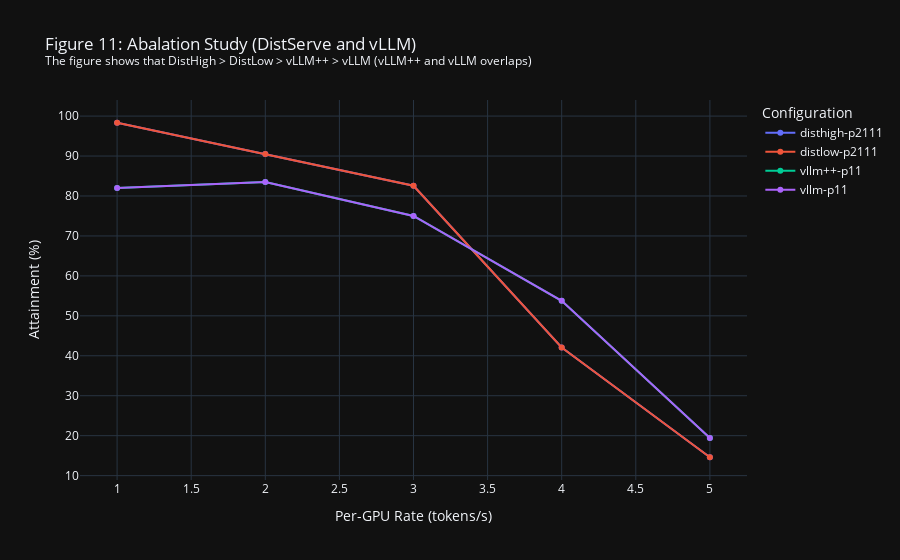

The notebook cell saved with this chart:
### Code cell
import plotly.graph_objects as go

fig = go.Figure()
add_plotly_trace(fig, figure_11_distserve_high, "disthigh")
add_plotly_trace(fig, figure_11_distserve_low, "distlow")
add_plotly_trace(fig, figure_11_vllm_high, "vllm++")
add_plotly_trace(fig, figure_11_vllm_low, "vllm")
fig.update_layout(
    title="Figure 11: Abalation Study (DistServe and vLLM)<br>"
          "<sup>The figure shows that DistHigh > DistLow > vLLM++ > vLLM (vLLM++ and vLLM overlaps) </sup>",
    xaxis_title="Per-GPU Rate (tokens/s)",
    yaxis_title="Attainment (%)",
    legend_title="Configuration"
)
fig.write_html("visual/figure_11.html")
if is_notebook_mode:
    fig.show()

### Figure 1 — Plotly figure (JSON) as saved in the notebook; plotly's stock layout.template omitted (floating-point values rounded to 4 significant figures)
{"data": [{"mode": "lines+markers", "name": "disthigh-p2111", "x": [1.0, 2.0, 3.0, 4.0, 5.0], "y": [98.33, 90.5, 82.56, 42.08, 14.6], "type": "scatter"}, {"mode": "lines+markers", "name": "distlow-p2111", "x": [1.0, 2.0, 3.0, 4.0, 5.0], "y": [98.33, 90.5, 82.56, 42.08, 14.6], "type": "scatter"}, {"mode": "lines+markers", "name": "vllm++-p11", "x": [1.0, 2.0, 3.0, 4.0, 5.0], "y": [82.0, 83.5, 75.0, 53.75, 19.4], "type": "scatter"}, {"mode": "lines+markers", "name": "vllm-p11", "x": [1.0, 2.0, 3.0, 4.0, 5.0], "y": [82.0, 83.5, 75.0, 53.75, 19.4], "type": "scatter"}], "layout": {"title": {"text": "Figure 11: Abalation Study (DistServe and vLLM)<br><sup>The figure shows that DistHigh > DistLow > vLLM++ > vLLM (vLLM++ and vLLM overlaps) </sup>"}, "xaxis": {"title": {"text": "Per-GPU Rate (tokens/s)"}}, "yaxis": {"title": {"text": "Attainment (%)"}}, "legend": {"title": {"text": "Configuration"}}}}
